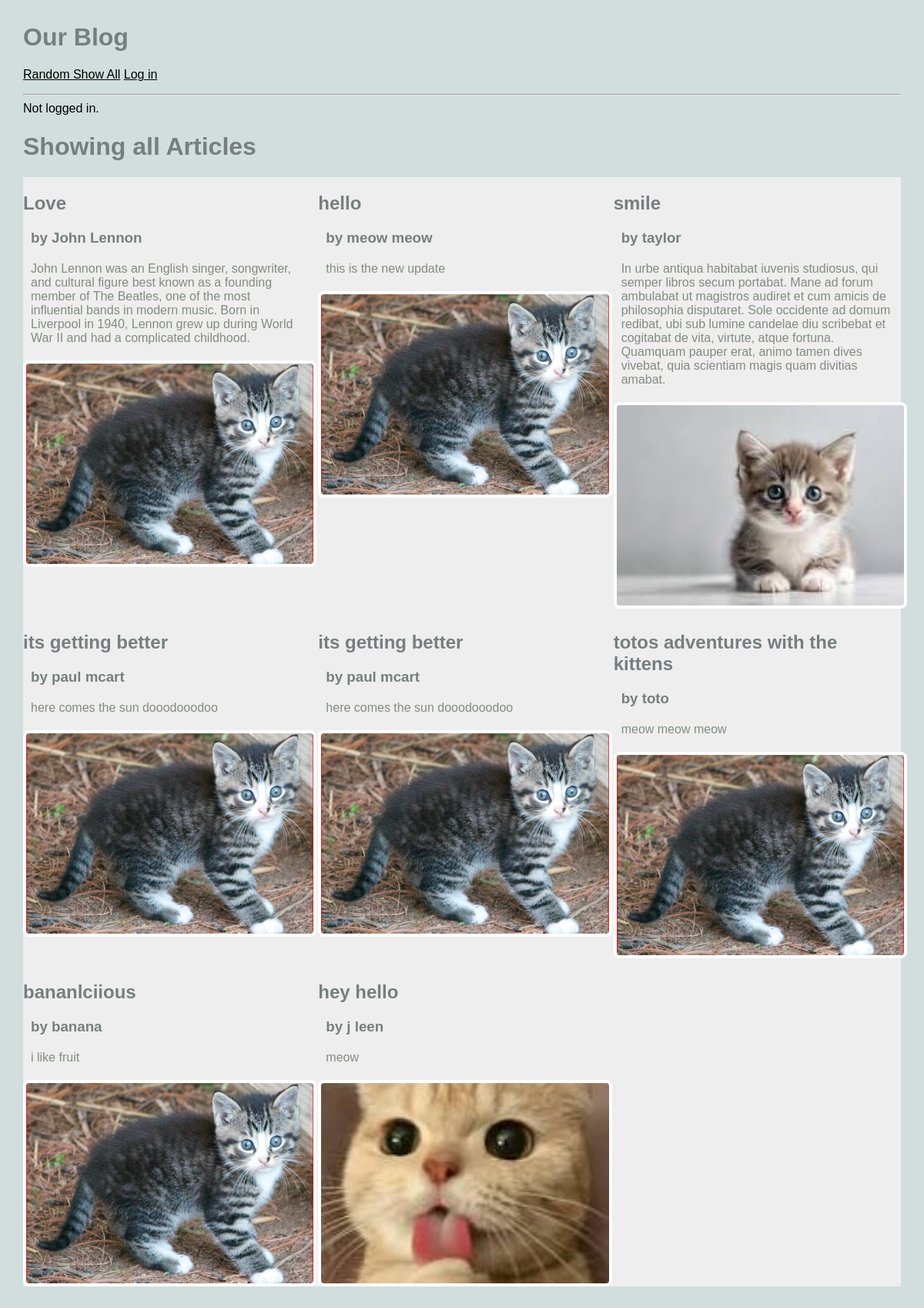
/blog/show_all, run on the app's committed database.
### blog/models.py (models this page shows, shortened)
class Article(models.Model):
    title = models.TextField(blank=True)
    author = models.TextField(blank=True)
    text = models.TextField(blank=True)
    published = models.DateTimeField(auto_now=True)
    image_file = models.ImageField(blank=True)
    user = models.ForeignKey(User, on_delete=models.CASCADE)
    def __str__(self):
        return f'{self.title} by {self.author}'

### blog/views.py (the view)
# urls.py: path('show_all', ShowAllViews.as_view(), name="show_all"),
class ShowAllViews(ListView):
    model = Article
    template_name = 'blog/show_all.html'
    context_object_name = 'articles'
    def dispatch(self, request, *args, **kwargs):
        if request.user.is_authenticated:
            print(f'ShowAllView.dispatch(): request.user={request.user}')
        else:
            print(f'ShowAllView.dispatch(): not logged in.')
        return super().dispatch(request, *args, **kwargs)

### blog/templates/blog/show_all.html
{% extends 'blog/base.html'%}
{% block content%}
<h1> Showing all Articles</h1>
<main class="grid-container">
    {% for article in articles %}
    <article>
        <div>
            <h2> {{article.title}}</h2>
            <h3>by {{article.author}}</h3>
            <p>
                {{article.text}}
            </p>
        </div>
        <a href="{%url 'article' article.pk %}">
        {% if article.image_file %}
         <img src="{{article.image_file.url}}" alt="">
        {% else %}
        <h3> No Image</h3>
        {% endif %}
        </a>
    </article>
    {%endfor%}
</main>
{%endblock%}

### static/styles-blog.css (style rules this page uses)
body { margin: 30px; background: #d1dedd; font-family: "Copperplate", "Copperplate Gothic Light", "Copperplate Gothic Bold", sans-serif; }
h1, h2, h3 { color: #767f7e; }
p { color: #828b82; }
a, a:visited { color: inherit; }
.grid-container { background: #eee; max-width: 900px; display: grid; grid-template-columns: repeat(3, 1fr); grid-gap: 10px; max-width: 1200px; margin: 20px auto; }
article img, article.featured img { width: 100%; height: 260px; object-fit: cover; object-position: center; border: 4px solid #fff; border-radius: 8px; display: block; }
article p, article h3 { margin: 20px 10px; }

### data on the page
Article: title "Love", author "John Lennon", text "John Lennon was an English singer, songwriter, and cultural figure best known as a founding member of The Beatles, one of the most influential bands in modern music. Born in Liverpool in 1940, Lennon grew up during World War II and had a complicated childhood.", image_file (picture)
Article: title "hello", author "meow meow", text "this is the new update", image_file (picture)
Article: title "smile", author "taylor", text "In urbe antiqua habitabat iuvenis studiosus, qui semper libros secum portabat. Mane ad forum ambulabat ut magistros audiret et cum amicis de philosophia disputaret. Sole occidente ad domum redibat, ubi sub lumine candelae diu scribebat et cogitabat de vita, virtute, atque fortuna. Quamquam pauper erat, animo tamen dives vivebat, quia scientiam magis quam divitias amabat.", image_file (picture)
Article: title "its getting better", author "paul mcart", text "here comes the sun dooodooodoo", image_file (picture)
Article: title "its getting better", author "paul mcart", text "here comes the sun dooodooodoo", image_file (picture)
Article: title "totos adventures with the kittens", author "toto", text "meow meow meow", image_file (picture)
Article: title "bananlciious", author "banana", text "i like fruit", image_file (picture)
Article: title "hey hello", author "j leen", text "meow", image_file (picture)
